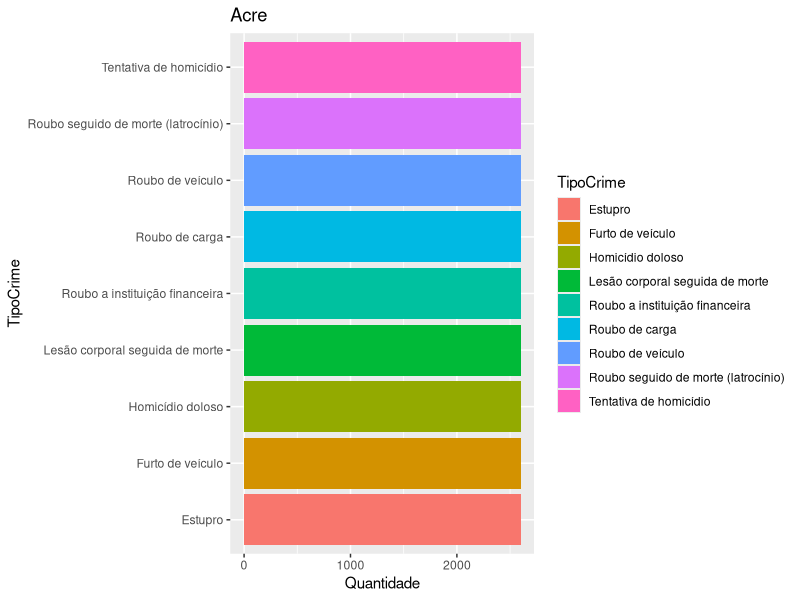

This figure's R source: (Note: this script raises an error after producing the figure.)
#Limpar
rm(list=ls())

library("ggplot2")
library("dplyr")
library("readxl")
library("tidyr")
library("magrittr")
#Arquivo Conseguido pelo link:
#https://dados.gov.br/dataset/sistema-nacional-de-estatisticas-de-seguranca-publica/resource/feeae05e-faba-406c-8a4a-512aec91a9d1


dados <- read_excel("indicadoressegurancapublicaufjul20.xlsx")



nomes<-c("UF","TipoCrime","Ano","Mes","Ocorrencia","Partido")
names(dados)<-nomes

dados.teste<-dados

#Transformando em factor
summary(dados.teste)

#Transformar em factor e o numero de ocorrencias
dados.teste$TipoCrime<-as.factor(dados.teste$TipoCrime)
dados.teste$UF<-as.factor(dados.teste$UF)
dados.teste$Mes<-as.factor(dados.teste$Mes)
dados.teste$Ocorrencia<-as.numeric(dados.teste$Ocorrencia)
dados.teste$Partido<-as.factor(dados.teste$Partido)

dados.AC<-filter(dados.teste,UF=="Acre")

dados.AC %>%
  filter(Ano==2019) %>%
  group_by(TipoCrime) %>%
  count(TipoCrime,Quantidade=sum(Ocorrencia)) %>%
  ggplot()+
  geom_bar(aes(x=Quantidade,y=TipoCrime, fill = TipoCrime),stat='identity') +
  ggtitle("Acre")

names(dados.AC)


#Coloca as ocorrencias por partido
dados.AC.Partido<-dados.AC %>%
  group_by(Ano,Partido) %>%
    summarise(Ocorrencias=sum(Ocorrencia))

dados.AC.Partido %>% mutate(percent=)






